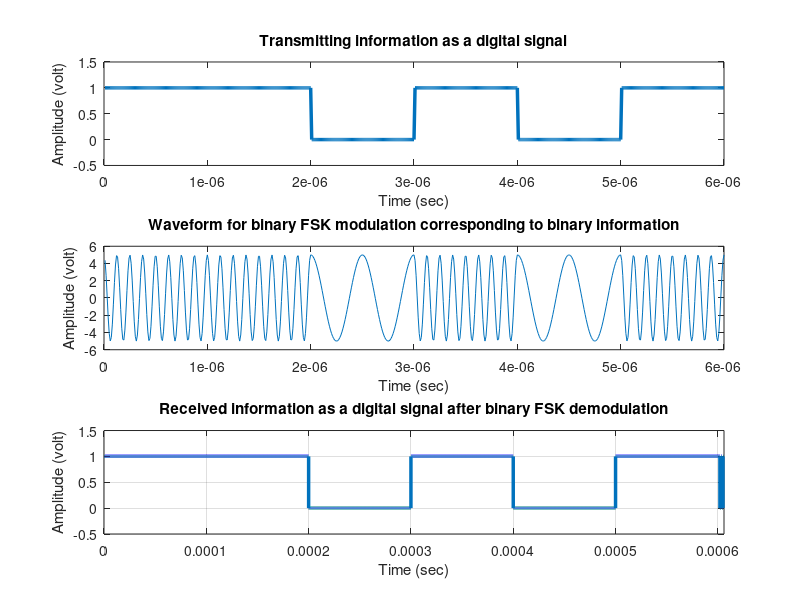

MATLAB code for this plot:
clc;
clear ;
close all;
% Binary information to be transmitted
x = [1 1 0 1 0 1];
bp = 0.000001; % Bit period
disp('Binary information at transmitter');
disp(x);
% Representation of transmitting binary information as a digital signal
bit = [];
for n = 1:length(x)
    if x(n) == 1
        se = ones(1, 100);
    else
        se = zeros(1, 100);
    end
    bit = [bit se];
end
tl = bp/100 : bp/100 : 100 * length(x) * (bp/100);
subplot(3, 1, 1);
grid on;
plot(tl, bit, 'linewidth', 2.5);
A = 5;
axis([0 bp * length(x) -0.5 1.5]);
ylabel('Amplitude (volt)');
xlabel('Time (sec)');
title('Transmitting information as a digital signal');
% Binary FSK Modulation
br = 1 / bp;
fl = br * 8;
f2 = br * 2;
t2 = bp / 99 : bp / 99 : bp;
ss = length(t2);
m = [];
for i = 1:length(x)
    if x(i) == 1
        y = A * cos(2 * pi * fl * t2);
    else
        y = A * cos(2 * pi * f2 * t2);
    end
    m = [m y];
end

t3 = bp / 99 : bp / 99 : bp * length(x);

subplot(3, 1, 2);
plot(t3, m);
xlabel('Time (sec)');
ylabel('Amplitude (volt)');
title('Waveform for binary FSK modulation corresponding to binary information');

% Binary FSK Demodulation
mn = [];
for n = ss : ss : length(m)
    t = bp / 99 : bp / 99 : bp;
    yl = cos(2 * pi * fl * t);
    y2 = cos(2 * pi * f2 * t);
    mn = [mn yl .* m((n - (ss - 1)) : n)];
    mn = [mn y2 .* m((n - (ss - 1)) : n)];
    t4 = bp / 99 : bp / 99 : bp;
    z1 = trapz(t4, mn(1:ss));
    z2 = trapz(t4, mn(ss + 1 : end));
    zz1 = round(2 * z1 / bp);
    zz2 = round(2 * z2 / bp);
    if zz1 > A / 2
        bit = [bit 1];
    elseif zz2 > A / 2
        bit = [bit 0];
    end
    mn = [];
end
disp('Binary information at Receiver');
disp(bit);
% Representation of binary information as a digital signal
bit_received = [];
for n = 1:length(bit)
    if bit(n) == 1
        se = ones(1, 100);
    else
        se = zeros(1, 100);
    end
    bit_received = [bit_received se];
end
t4 = bp / 100 : bp / 100 : 100 * length(bit) * (bp / 100);
subplot(3, 1, 3);
plot(t4, bit_received, 'Linewidth', 2.5);
grid on;
axis([0 bp * length(bit) -0.5 1.5]);
ylabel('Amplitude (volt)');
xlabel('Time (sec)');
title('Received information as a digital signal after binary FSK demodulation');
